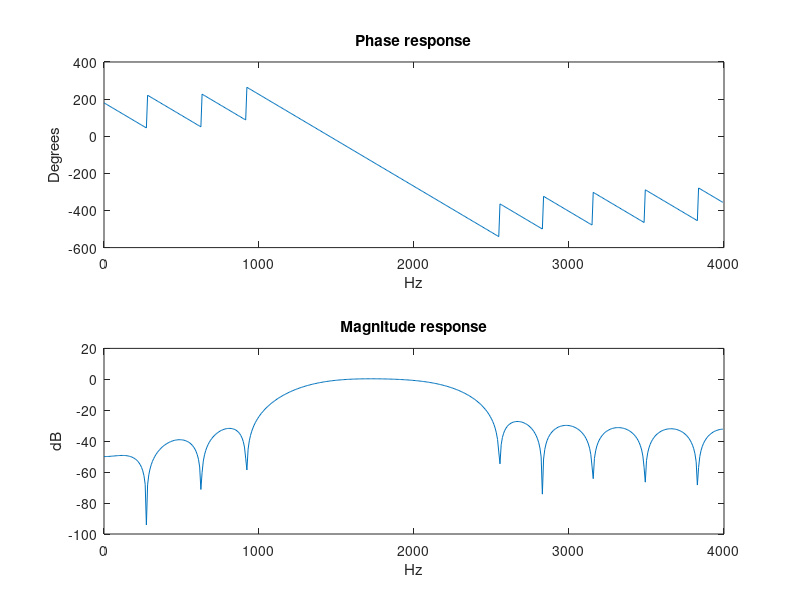

This chart was generated by the following MATLAB code:
close all
clf
clear all
clc
%  sampling method using the matlab command fir2, also using a
% rectangular window

fs = 8000; %Sampling frequency
Wp = [1500/(fs/2), 2000/(fs/2)]; %Passband
Ws = [1000/(fs/2), 2500/(fs/2)]; %Stopband 
n=22; %Order
f = [0 Ws(1) Wp Ws(end) 1];
m = [0 0 1 1 0 0];

b = fir2(n,f,m,rectwin(n+1));
figure(1)
[H,w] = freqz(b);
w = w*fs/(2*pi);
subplot(2,1,1)
plot(w,unwrap(angle(H))*180/pi)
xlabel('Hz')
ylabel('Degrees')
title('Phase response')
subplot(2,1,2)
plot(w,20*log10(abs(H)))
xlabel('Hz')
ylabel('dB')
title('Magnitude response')
